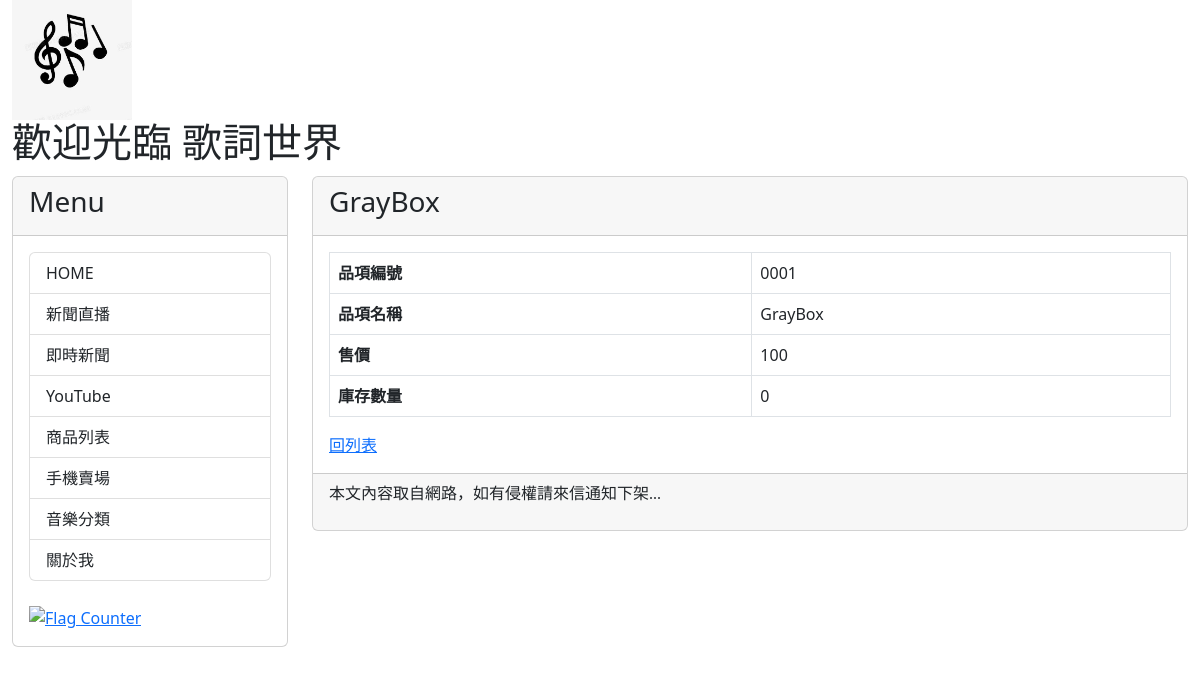
Screenshot of /list/0001/ with the database file from the repository.
### mysite/models.py (models this page shows, shortened)
class Product(models.Model):
    SIZES = (
        ('S', 'Small'),
        ('M', 'Medium'),
        ('L', 'Large'),
    )
    sku = models.CharField(max_length=5)
    name = models.CharField(max_length=20)
    price = models.PositiveIntegerField()
    size = models.CharField(max_length=1, choices=SIZES)
    qty = models.IntegerField(default=0)

### mysite/views.py (the view)
# urls.py: path('list/<str:sku>/', disp_detail),
def disp_detail(request, sku):
    try:
        p = Product.objects.get(sku=sku)
    except Product.DoesNotExist:
        raise Http404('找不到指定的品項編號')
    return render(request, 'disp.html', locals())

### templates/disp.html (shortened to what this page needs)
{% extends 'base.html' %}
{% block headmessage %}
<h3>{{ p.name }}</h3>
{% endblock %}
{% block content %}
<table class="table table-bordered">
    <tr>
        <th>品項編號</th>
        <td>{{ p.sku }}</td>
    </tr>
    <tr>
        <th>品項名稱</th>
        <td>{{ p.name }}</td>
    </tr>
    <tr>
        <th>售價</th>
        <td>{{ p.price }}</td>
    </tr>
    <tr>
        <th>庫存數量</th>
        <td>{{ p.qty }}</td>
    </tr>
</table>
<a href="/list/">回列表</a>
{% endblock %}

### rows the page displays
Product: name "GrayBox", sku "0001", price "100", qty "0"
